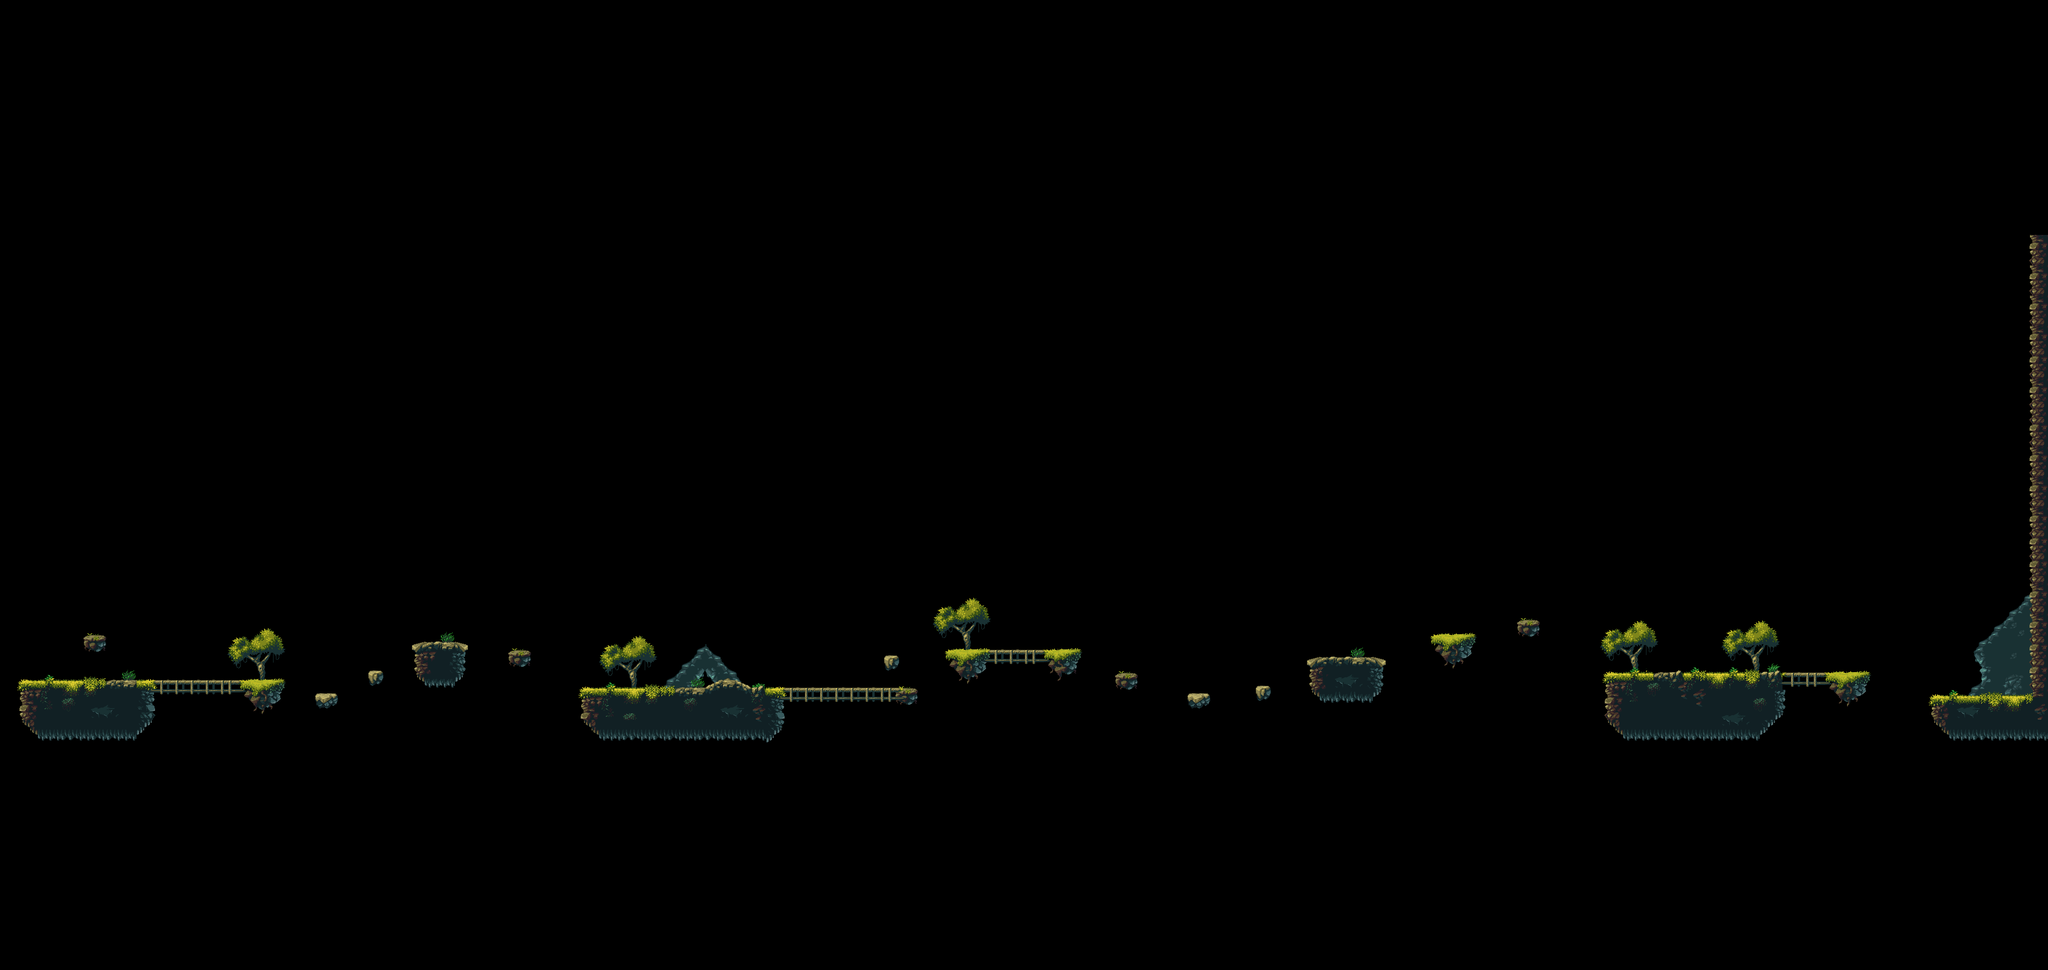

Rendered tile map (Tiled .tmx) drawn with the repository's tilesets; below, a short description and the map source with its tile grids summarised:
An orthogonal 270x128 tile map with 16x16 px tiles, 4 tile layers (behind, player, main, bridges).

<map version="1.2" tiledversion="1.2.4" orientation="orthogonal" renderorder="right-down" width="270" height="128" tilewidth="16" tileheight="16" infinite="0" nextlayerid="47" nextobjectid="5">
 <tileset firstgid="1" source="tileset.tsx" />
 <layer id="42" name="behind" width="270" height="128">
  <data>[34560 cells, 464 non-empty, 117 distinct tile ids]</data>
 </layer>
 <layer id="43" name="player" width="270" height="128">
  <data>[34560 cells, 1 non-empty, 1 distinct tile ids]</data>
 </layer>
 <layer id="44" name="main" width="270" height="128">
  <data>[34560 cells, 1370 non-empty, 289 distinct tile ids]</data>
 </layer>
 <layer id="45" name="bridges" width="270" height="128">
  <data>[34560 cells, 150 non-empty, 24 distinct tile ids]</data>
 </layer>
</map>
